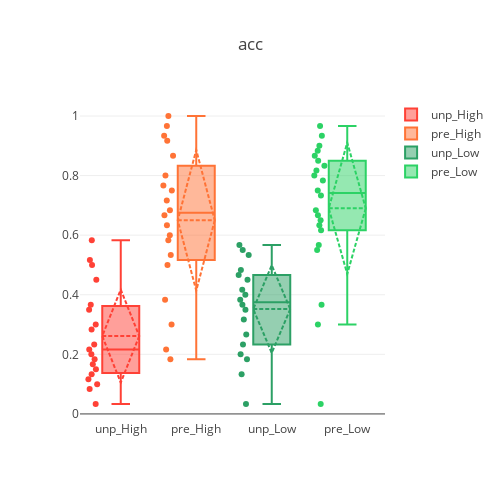
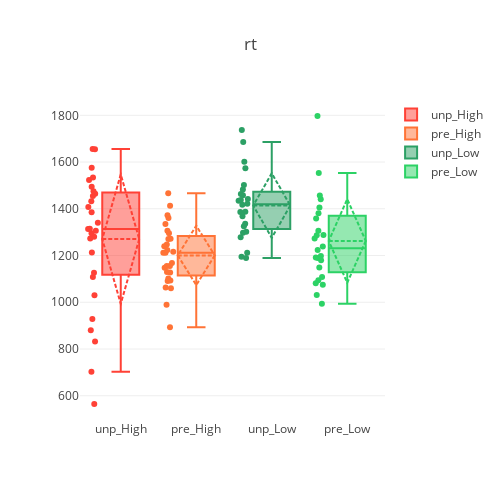

Notebook code for these charts, in order:
### Code cell
for bd_val  in ['acc','rt']:
    df = opt_all[[bd_val,'group','condition']]
    df = df.drop_duplicates()
    color_list = ['rgba(255, 65, 54, 5)', 'rgba(255, 115, 54, 1)',  
                  'rgba(44, 160, 101, 5)', 'rgba(44, 210, 101, 1)']
    scale_list = ['unp','pre','unp','pre']
    group_list = ['High']*2+['Low']*2
    df_gls = pd.DataFrame({'gls':group_list,
                           'sls':scale_list,
                           'cls':color_list})
    #print(df_gls)
#     for group in ['High','Low']:
#         for clms in ['unp','pre']:
#             print(group,clms)
            #print(df_gls[(df_gls['gls']==group)&(df_gls['sls']==clms)]['cls'].values[0])

    data = [
                {
                    'y': df[(df['group']==group)&(df['condition']==clms)][bd_val],
                    'type': 'box', 
                    'boxpoints':'all',
                    #'fillcolor':
                    'marker': dict(color = df_gls[(df_gls['gls']==group)&(df_gls['sls']==clms)]['cls'].values[0]),
                    'boxmean':'sd',
                    'name': clms + '_' + group
                }   
                    for group in ['High','Low']
                for clms in ['unp','pre']
            ]
    iplot(Figure(data=Data(data),layout = Layout(width=500,height=500,title=bd_val,showlegend=True)))

### Figure 1 — Plotly figure (JSON) as saved in the notebook; plotly's stock layout.template omitted (floating-point values rounded to 4 significant figures)
{"data": [{"boxmean": "sd", "boxpoints": "all", "marker": {"color": "rgba(255, 65, 54, 5)"}, "name": "unp_High", "type": "box", "y": [0.1833, 0.03333, 0.2, 0.5167, 0.1667, 0.35, 0.45, 0.1333, 0.3667, 0.5833, 0.2333, 0.2833, 0.1167, 0.3, 0.08333, 0.15, 0.5, 0.1, 0.2167]}, {"boxmean": "sd", "boxpoints": "all", "marker": {"color": "rgba(255, 115, 54, 1)"}, "name": "pre_High", "type": "box", "y": [0.8, 0.6833, 0.3833, 0.7167, 1, 0.75, 0.6667, 0.5833, 0.7667, 0.5333, 0.6, 0.5, 0.8667, 0.3, 0.9167, 0.9667, 0.6333, 0.1833, 0.9333, 0.2167]}, {"boxmean": "sd", "boxpoints": "all", "marker": {"color": "rgba(44, 160, 101, 5)"}, "name": "unp_Low", "type": "box", "y": [0.5667, 0.55, 0.3167, 0.4667, 0.5333, 0.35, 0.2667, 0.1833, 0.4167, 0.3833, 0.45, 0.1333, 0.2333, 0.3667, 0.4, 0.2, 0.4833, 0.03333]}, {"boxmean": "sd", "boxpoints": "all", "marker": {"color": "rgba(44, 210, 101, 1)"}, "name": "pre_Low", "type": "box", "y": [0.9333, 0.75, 0.6333, 0.6667, 0.8833, 0.8167, 0.9667, 0.8333, 0.8, 0.85, 0.3667, 0.3, 0.6167, 0.6833, 0.55, 0.7333, 0.9, 0.5667, 0.8667, 0.65, 0.03333, 0.7833]}], "layout": {"height": 500, "showlegend": true, "title": "acc", "width": 500}}

### Figure 2 — Plotly figure (JSON) as saved in the notebook; plotly's stock layout.template omitted (floating-point values rounded to 4 significant figures)
{"data": [{"boxmean": "sd", "boxpoints": "all", "marker": {"color": "rgba(255, 65, 54, 5)"}, "name": "unp_High", "type": "box", "y": [1656, 703, 928.9, 1315.0, 1306.0, 1534.0, 1340.0, 1523.0, 1655.0, 1295.0, 1454.0, 1386.0, 1030.0, 1432.0, 1109.0, 564.7, 1272.0, 1475.0, 1494.0, 1465.0, 832.1, 1213.0, 1127.0, 1313.0, 879.8, 1407.0, 1576.0, 1280.0]}, {"boxmean": "sd", "boxpoints": "all", "marker": {"color": "rgba(255, 115, 54, 1)"}, "name": "pre_High", "type": "box", "y": [1413.0, 1216.0, 1239.0, 1335.0, 1168.0, 1212.0, 989.9, 1466.0, 1361.0, 1223.0, 1063.0, 1306.0, 1247.0, 1156.0, 1130.0, 893.4, 1155.0, 1296.0, 1372.0, 1212.0, 1060.0, 1272.0, 1127.0, 1091.0, 1093.0, 1102.0, 1270.0, 1148.0]}, {"boxmean": "sd", "boxpoints": "all", "marker": {"color": "rgba(44, 160, 101, 5)"}, "name": "unp_Low", "type": "box", "y": [1483.0, 1297.0, 1601.0, 1442.0, 1190.0, 1368.0, 1458.0, 1435.0, 1301.0, 1686.0, 1438.0, 1421.0, 1195.0, 1574.0, 1502.0, 1386.0, 1463, 1336.0, 1417.0, 1212.0, 1388.0, 1278.0, 1737, 1325.0]}, {"boxmean": "sd", "boxpoints": "all", "marker": {"color": "rgba(44, 210, 101, 1)"}, "name": "pre_Low", "type": "box", "y": [1287.0, 1189.0, 1440.0, 1287.0, 1032.0, 1148.0, 1108.0, 1198.0, 1180.0, 1239.0, 1359.0, 1405.0, 1081.0, 1553.0, 1457.0, 1381.0, 1191.0, 993.7, 1306.0, 1094.0, 1223.0, 1074.0, 1797, 1272.0]}], "layout": {"height": 500, "showlegend": true, "title": "rt", "width": 500}}
